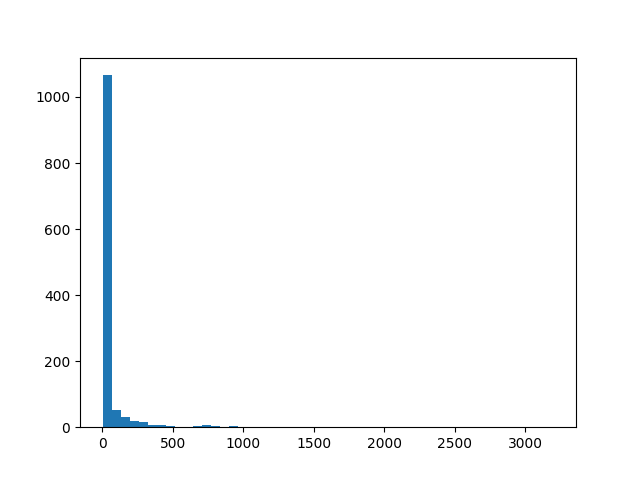

Source code (Python):
import numpy as np
import pandas as pd
import matplotlib.pyplot as plt
import os
import math


def split_long_text(l):
    return l.split('|')

annotations = []
dictionary = {}
with open("/home/dell/xp_workspace/sign-lang/dynamic_attn/Data/slr-phoenix14/train.corpus.csv") as d:
    data = d.readlines()
    for dd in data:
        l = dd.split("|")
        ll = l[-1].split('|')
        for w in ll[0].split(' '):
            w = w.replace('\n', '')
            try:
                dictionary[w] += 1
            except:
                dictionary[w] = 1
#print(dictionary)
count = []
# print(dictionary.items())

for key, value in dictionary.items():
    count.append(value)
print(max(count))
print(min(count))
dictionary = sorted(dictionary.items(), key=lambda item: item[1])
if os.path.exists("Data/output/word_frequency.txt"):
    os.remove("Data/output/word_frequency.txt")
with open("Data/output/word_frequency.txt", 'a+') as t:
    for key, value in dictionary:
        t.write(key)
        t.write('  ')
        t.write(str(value))
        t.write('\n')


plt.hist(count, bins=50)
plt.savefig('word_frequency.png')
# count_norm = [i / float(len(count)) for i in count]
# print(count)
# print(count_norm)
# count_norm_exp = [math.exp(-1 * i) for i in count_norm]
# print(count_norm_exp)